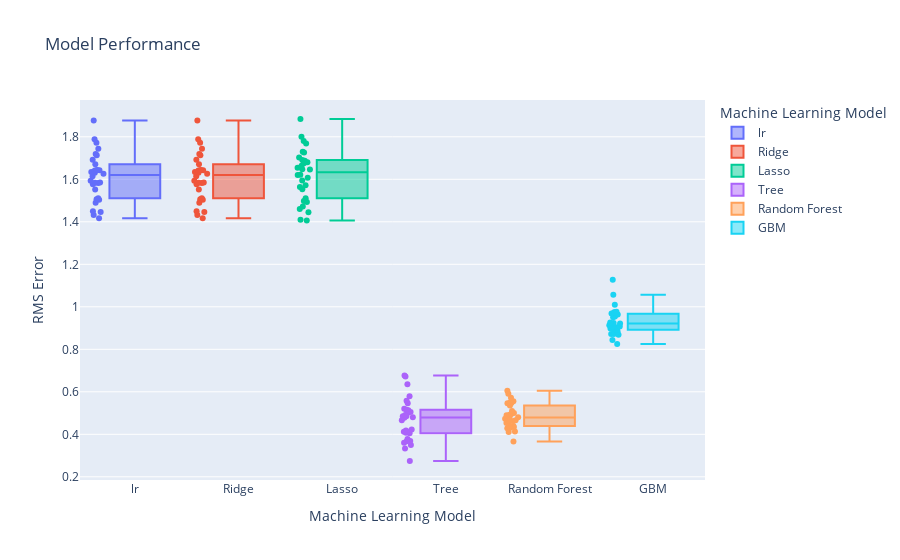

Source (notebook cell):
### Code cell
import plotly.express as px
from plotly.subplots import make_subplots
import plotly.graph_objs as go

fig = px.box(regressmod, x="variable", y="value",color="variable",points='all',
labels={"variable": "Machine Learning Model",
        "value": "RMS Error"
        },title="Model Performance")
fig.show()

### Figure 1 — Plotly figure (JSON) as saved in the notebook; plotly's stock layout.template omitted (floating-point values rounded to 4 significant figures)
{"data": [{"alignmentgroup": "True", "boxpoints": "all", "hovertemplate": "Machine Learning Model=%{x}<br>RMS Error=%{y}<extra></extra>", "legendgroup": "lr", "marker": {"color": "#636efa"}, "name": "lr", "notched": false, "offsetgroup": "lr", "orientation": "v", "showlegend": true, "type": "box", "x": ["lr", "lr", "lr", "lr", "lr", "lr", "lr", "lr", "lr", "lr", "lr", "lr", "lr", "lr", "lr", "lr", "lr", "lr", "lr", "lr", "lr", "lr", "lr", "lr", "lr", "lr", "lr", "lr", "lr", "lr"], "x0": " ", "xaxis": "x", "y": [1.671, 1.63, 1.593, 1.417, 1.772, 1.713, 1.49, 1.449, 1.642, 1.719, 1.788, 1.432, 1.626, 1.585, 1.511, 1.692, 1.635, 1.641, 1.744, 1.446, 1.504, 1.506, 1.643, 1.615, 1.577, 1.877, 1.552, 1.644, 1.583, 1.583], "y0": " ", "yaxis": "y"}, {"alignmentgroup": "True", "boxpoints": "all", "hovertemplate": "Machine Learning Model=%{x}<br>RMS Error=%{y}<extra></extra>", "legendgroup": "Ridge", "marker": {"color": "#EF553B"}, "name": "Ridge", "notched": false, "offsetgroup": "Ridge", "orientation": "v", "showlegend": true, "type": "box", "x": ["Ridge", "Ridge", "Ridge", "Ridge", "Ridge", "Ridge", "Ridge", "Ridge", "Ridge", "Ridge", "Ridge", "Ridge", "Ridge", "Ridge", "Ridge", "Ridge", "Ridge", "Ridge", "Ridge", "Ridge", "Ridge", "Ridge", "Ridge", "Ridge", "Ridge", "Ridge", "Ridge", "Ridge", "Ridge", "Ridge"], "x0": " ", "xaxis": "x", "y": [1.671, 1.63, 1.593, 1.417, 1.772, 1.713, 1.49, 1.449, 1.642, 1.719, 1.788, 1.432, 1.626, 1.585, 1.511, 1.692, 1.635, 1.641, 1.744, 1.446, 1.504, 1.506, 1.643, 1.615, 1.577, 1.877, 1.552, 1.644, 1.583, 1.583], "y0": " ", "yaxis": "y"}, {"alignmentgroup": "True", "boxpoints": "all", "hovertemplate": "Machine Learning Model=%{x}<br>RMS Error=%{y}<extra></extra>", "legendgroup": "Lasso", "marker": {"color": "#00cc96"}, "name": "Lasso", "notched": false, "offsetgroup": "Lasso", "orientation": "v", "showlegend": true, "type": "box", "x": ["Lasso", "Lasso", "Lasso", "Lasso", "Lasso", "Lasso", "Lasso", "Lasso", "Lasso", "Lasso", "Lasso", "Lasso", "Lasso", "Lasso", "Lasso", "Lasso", "Lasso", "Lasso", "Lasso", "Lasso", "Lasso", "Lasso", "Lasso", "Lasso", "Lasso", "Lasso", "Lasso", "Lasso", "Lasso", "Lasso"], "x0": " ", "xaxis": "x", "y": [1.691, 1.664, 1.621, 1.406, 1.781, 1.73, 1.472, 1.46, 1.646, 1.726, 1.8, 1.409, 1.648, 1.572, 1.498, 1.702, 1.676, 1.68, 1.768, 1.445, 1.494, 1.51, 1.655, 1.621, 1.564, 1.884, 1.553, 1.688, 1.608, 1.595], "y0": " ", "yaxis": "y"}, {"alignmentgroup": "True", "boxpoints": "all", "hovertemplate": "Machine Learning Model=%{x}<br>RMS Error=%{y}<extra></extra>", "legendgroup": "Tree", "marker": {"color": "#ab63fa"}, "name": "Tree", "notched": false, "offsetgroup": "Tree", "orientation": "v", "showlegend": true, "type": "box", "x": ["Tree", "Tree", "Tree", "Tree", "Tree", "Tree", "Tree", "Tree", "Tree", "Tree", "Tree", "Tree", "Tree", "Tree", "Tree", "Tree", "Tree", "Tree", "Tree", "Tree", "Tree", "Tree", "Tree", "Tree", "Tree", "Tree", "Tree", "Tree", "Tree", "Tree"], "x0": " ", "xaxis": "x", "y": [0.4115, 0.5133, 0.3673, 0.2743, 0.6726, 0.4844, 0.4844, 0.4178, 0.4044, 0.4222, 0.3496, 0.5575, 0.4912, 0.5796, 0.4779, 0.5467, 0.3689, 0.6356, 0.52, 0.36, 0.5044, 0.5, 0.4115, 0.4071, 0.677, 0.3778, 0.3333, 0.4667, 0.48, 0.5156], "y0": " ", "yaxis": "y"}, {"alignmentgroup": "True", "boxpoints": "all", "hovertemplate": "Machine Learning Model=%{x}<br>RMS Error=%{y}<extra></extra>", "legendgroup": "Random Forest", "marker": {"color": "#FFA15A"}, "name": "Random Forest", "notched": false, "offsetgroup": "Random Forest", "orientation": "v", "showlegend": true, "type": "box", "x": ["Random Forest", "Random Forest", "Random Forest", "Random Forest", "Random Forest", "Random Forest", "Random Forest", "Random Forest", "Random Forest", "Random Forest", "Random Forest", "Random Forest", "Random Forest", "Random Forest", "Random Forest", "Random Forest", "Random Forest", "Random Forest", "Random Forest", "Random Forest", "Random Forest", "Random Forest", "Random Forest", "Random Forest", "Random Forest", "Random Forest", "Random Forest", "Random Forest", "Random Forest", "Random Forest"], "x0": " ", "xaxis": "x", "y": [0.4395, 0.5904, 0.431, 0.3662, 0.5493, 0.6055, 0.4105, 0.4897, 0.4923, 0.4785, 0.4374, 0.5558, 0.5, 0.5095, 0.5477, 0.5459, 0.4279, 0.5352, 0.4624, 0.4135, 0.465, 0.44, 0.4348, 0.4731, 0.5718, 0.4959, 0.4799, 0.4534, 0.483, 0.4657], "y0": " ", "yaxis": "y"}, {"alignmentgroup": "True", "boxpoints": "all", "hovertemplate": "Machine Learning Model=%{x}<br>RMS Error=%{y}<extra></extra>", "legendgroup": "GBM", "marker": {"color": "#19d3f3"}, "name": "GBM", "notched": false, "offsetgroup": "GBM", "orientation": "v", "showlegend": true, "type": "box", "x": ["GBM", "GBM", "GBM", "GBM", "GBM", "GBM", "GBM", "GBM", "GBM", "GBM", "GBM", "GBM", "GBM", "GBM", "GBM", "GBM", "GBM", "GBM", "GBM", "GBM", "GBM", "GBM", "GBM", "GBM", "GBM", "GBM", "GBM", "GBM", "GBM", "GBM"], "x0": " ", "xaxis": "x", "y": [0.9042, 0.9636, 0.8439, 0.8248, 0.9744, 1.127, 0.8683, 0.8914, 0.951, 0.9062, 0.9206, 1.01, 0.8726, 0.9673, 0.9213, 0.9746, 0.8975, 0.9763, 0.9639, 0.8827, 0.8967, 0.9242, 0.8916, 0.913, 0.9539, 1.057, 0.9687, 0.8718, 0.9262, 0.9078], "y0": " ", "yaxis": "y"}], "layout": {"boxmode": "overlay", "legend": {"title": {"text": "Machine Learning Model"}, "tracegroupgap": 0}, "title": {"text": "Model Performance"}, "xaxis": {"anchor": "y", "categoryarray": ["lr", "Ridge", "Lasso", "Tree", "Random Forest", "GBM"], "categoryorder": "array", "domain": [0, 1], "title": {"text": "Machine Learning Model"}}, "yaxis": {"anchor": "x", "domain": [0, 1], "title": {"text": "RMS Error"}}}}
